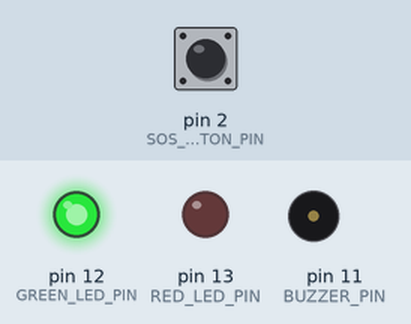
A sketch run on a simulated Arduino Uno, built with avr-gcc and run on an emulated ATmega328P. On the bench: output pins drawn as LEDs (lit = HIGH), buzzer (waves = sounding). Dashed ring = blinking. Inputs (shaded band) come from the test bench; at power-on: pin 2 (SOS_BUTTON_PIN) HIGH. What the sketch prints to the serial monitor is not drawn.

Above: at 1.7 s.
1.8 s: pin 2 (SOS_BUTTON_PIN) pulled LOW for 0.15 s
At 2.6 s:
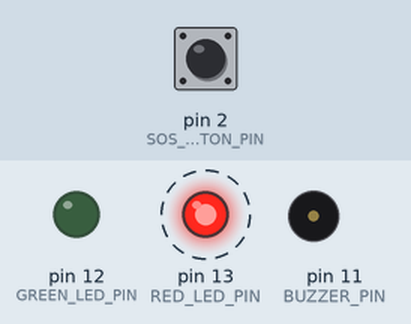
At 3.34 s:
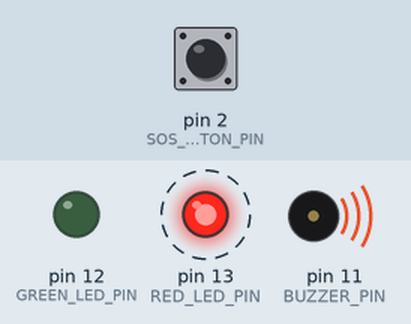
4.8 s: pin 2 (SOS_BUTTON_PIN) pulled LOW for 3.2 s
At 8.1 s:
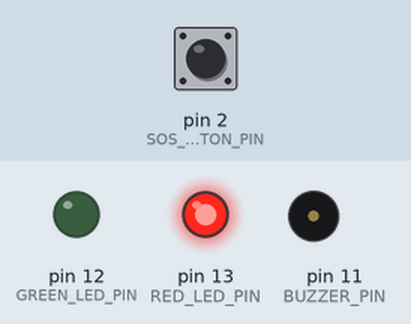
Timing chart, 0 to 15.5 s (numbered marks = the images above; inputs shaded):
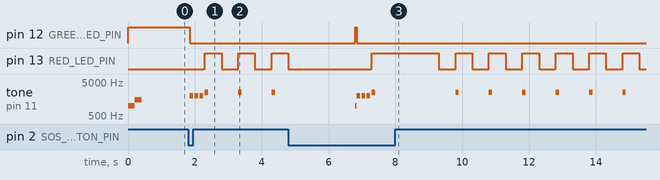

Measured:
- after the input at 1.8 s, pin 12 (GREEN_LED_PIN): HIGH → LOW after 0.05 s; pin 13 (RED_LED_PIN): alternates HIGH for 0.50 s and LOW for 0.50 s, starting after 0.50 s; tone on pin 11 (BUZZER_PIN): plays 2000 Hz for 0.10 s, 2000 Hz for 0.10 s, 2000 Hz for 0.10 s, 2500 Hz for 0.10 s, 2500 Hz for 0.10 s, 2500 Hz for 0.10 s, starting after 0.05 s
- after the input at 4.8 s, pin 12 (GREEN_LED_PIN): LOW → HIGH after 2.0 s, → LOW 0.05 s later

The sketch:

guardian_keychain.ino
```cpp
/*
 * Guardian SOS Keychain Device
 * Arduino UNO R3
 *
 * Features:
 * - SOS Button for emergency alerts
 * - LED indicator for status
 * - Buzzer for audio feedback
 * - WiFi/GSM module for connectivity (optional)
 *
 * Hardware Connections:
 * - SOS Button: Pin 2 (with pull-up resistor)
 * - LED (Red): Pin 13
 * - LED (Green): Pin 12
 * - Buzzer: Pin 11
 * - Optional: ESP8266/GSM module for internet connectivity
 */

// Pin Definitions
#define SOS_BUTTON_PIN 2
#define RED_LED_PIN 13
#define GREEN_LED_PIN 12
#define BUZZER_PIN 11

// Button state variables
int buttonState = 0;
int lastButtonState = 0;
unsigned long lastDebounceTime = 0;
unsigned long debounceDelay = 50;
bool sosActive = false;

// Timing variables
unsigned long lastBlinkTime = 0;
unsigned long blinkInterval = 500;
bool ledState = false;

void setup() {
  // Initialize serial communication
  Serial.begin(9600);

  // Initialize pins
  pinMode(SOS_BUTTON_PIN, INPUT_PULLUP);
  pinMode(RED_LED_PIN, OUTPUT);
  pinMode(GREEN_LED_PIN, OUTPUT);
  pinMode(BUZZER_PIN, OUTPUT);

  // Initial state - Green LED on (device ready)
  digitalWrite(GREEN_LED_PIN, HIGH);
  digitalWrite(RED_LED_PIN, LOW);
  digitalWrite(BUZZER_PIN, LOW);

  Serial.println("Guardian SOS Keychain Initialized");
  Serial.println("Press button to trigger SOS alert");

  // Startup beep
  tone(BUZZER_PIN, 1000, 200);
  delay(200);
  tone(BUZZER_PIN, 1500, 200);
  delay(300);
}

void loop() {
  // Read button state with debouncing
  int reading = digitalRead(SOS_BUTTON_PIN);

  if (reading != lastButtonState) {
    lastDebounceTime = millis();
  }

  if ((millis() - lastDebounceTime) > debounceDelay) {
    if (reading != buttonState) {
      buttonState = reading;

      // Button pressed (LOW because of pull-up)
      if (buttonState == LOW) {
        triggerSOS();
      }
    }
  }

  lastButtonState = reading;

  // Handle SOS active state (blinking LED and beeping)
  if (sosActive) {
    handleSOSState();
  }
}

void triggerSOS() {
  Serial.println("🚨 SOS TRIGGERED!");
  sosActive = true;

  // Turn off green LED
  digitalWrite(GREEN_LED_PIN, LOW);

  // Send SOS signal via Serial (can be read by connected device)
  Serial.println("SOS_ALERT");

  // Emergency beep pattern
  for (int i = 0; i < 3; i++) {
    tone(BUZZER_PIN, 2000, 100);
    delay(150);
  }

  // If you have WiFi/GSM module, send HTTP request here
  // sendSOSToServer();
}

void handleSOSState() {
  // Blink red LED rapidly
  if (millis() - lastBlinkTime >= blinkInterval) {
    lastBlinkTime = millis();
    ledState = !ledState;
    digitalWrite(RED_LED_PIN, ledState);

    // Beep periodically
    if (ledState) {
      tone(BUZZER_PIN, 2500, 100);
    }
  }

  // Check if button is pressed again to cancel SOS
  if (digitalRead(SOS_BUTTON_PIN) == LOW) {
    delay(2000); // Hold for 2 seconds to cancel
    if (digitalRead(SOS_BUTTON_PIN) == LOW) {
      cancelSOS();
    }
  }
}

void cancelSOS() {
  Serial.println("SOS CANCELLED");
  sosActive = false;

  // Reset to ready state
  digitalWrite(RED_LED_PIN, LOW);
  digitalWrite(GREEN_LED_PIN, HIGH);
  digitalWrite(BUZZER_PIN, LOW);

  // Confirmation beep
  tone(BUZZER_PIN, 1000, 500);
}

// Optional: Function to send SOS to server via WiFi/GSM
/*
void sendSOSToServer() {
  // Example for ESP8266 WiFi module
  // Send HTTP POST request to your backend
  // POST http://your-server.com/api/hardware/sos
  // Body: { "deviceId": "DEVICE_001", "latitude": 0.0, "longitude": 0.0 }

  Serial.println("Sending SOS to server...");
  // Implementation depends on your WiFi/GSM module
}
*/
```
